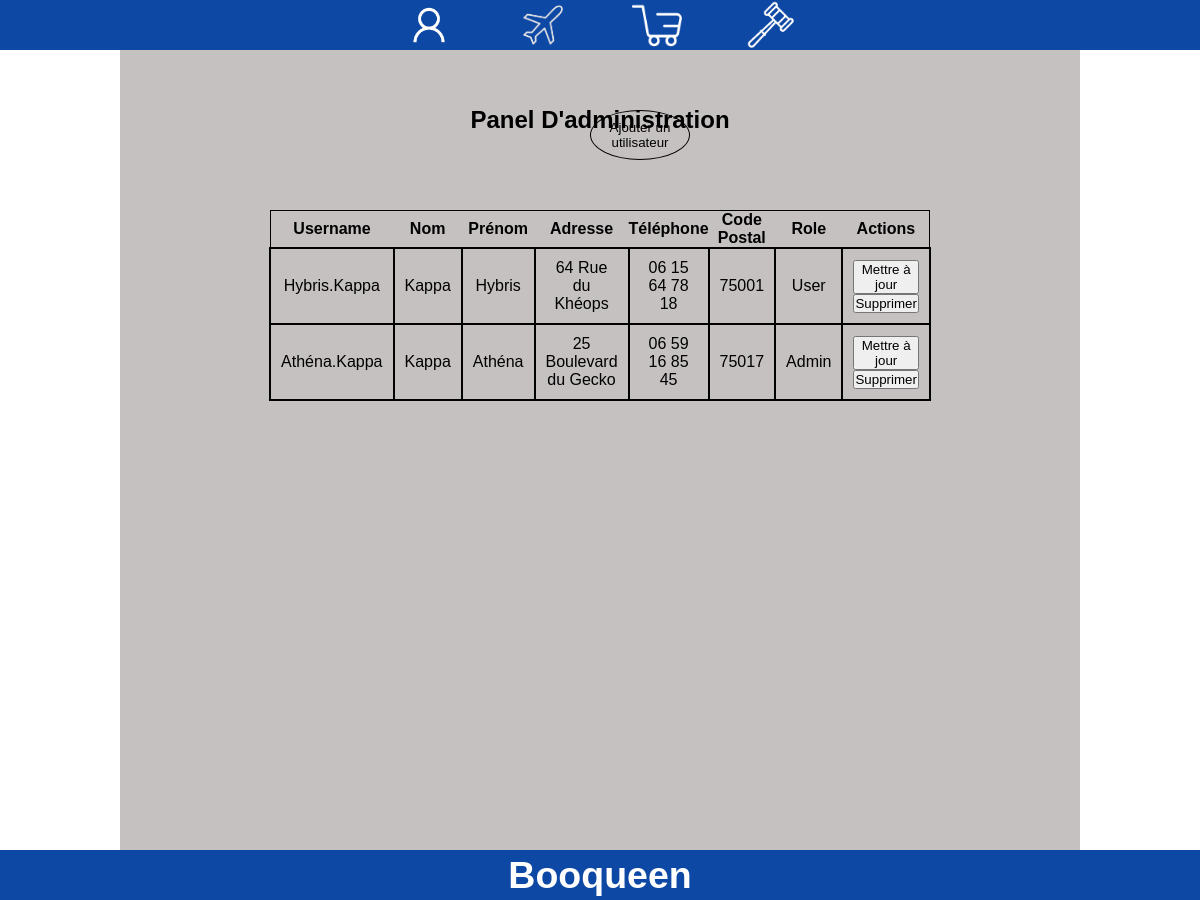
Screenshot of /controleur/panel.php (signed in) with the database file from the repository.
### tables this page shows
CREATE TABLE IF NOT EXISTS users (
    id INT AUTO_INCREMENT PRIMARY KEY,
    username VARCHAR(255) NOT NULL UNIQUE,
    password VARCHAR(255) NOT NULL,
    firstName VARCHAR(255) NOT NULL,
    lastName VARCHAR(255) NOT NULL,
    address VARCHAR(255) NOT NULL,
    phoneNumber VARCHAR(20) NOT NULL,
    postalCode VARCHAR(10) NOT NULL,
    role VARCHAR(255)
);

### controleur/panel.php (called while the page is built, shortened)
<?php
include_once dirname(__DIR__)."/modele/bd.panel.inc.php";
$lesUsers = recupererTousLesUtilisateurs();
include_once dirname(__DIR__)."/vue/vueNavbar.php";
include_once dirname(__DIR__)."/vue/vuePanel.php";
include_once dirname(__DIR__)."/vue/vueFooter.php";
?>

### modele/bd.panel.inc.php (called while the page is built, shortened)
<?php
function recupererTousLesUtilisateurs() {
    $conn = connexionPDO();
    $req = $conn->prepare("SELECT * FROM users");
    return $req->execute() ? $req->fetchAll(PDO::FETCH_ASSOC) : FALSE;
}
?>

### vue/vuePanel.php (the view, shortened to what this page needs)
<!DOCTYPE HTML5>
<html lang="fr">
<head>
    <link rel="stylesheet" href="../css/panel.css"/>
</head>
<body>
    <section class="Main_Panel">
        <div class="header-container">
            <div class="position-button">
                <button class="round-button" id="buttonAjouterUtilisateur">Ajouter un utilisateur</button>
            </div>
            <h1>Panel D'administration</h1>
        </div>
        <div class="table-container">
            <table>
                <tr>
                    <th>Username</th>
                    <th>Nom</th>
                    <th>Prénom</th>
                    <th>Adresse</th>
                    <th>Téléphone</th>
                    <th>Code Postal</th>
                    <th>Role</th>
                    <th>Actions</th>
                </tr>
                <?php foreach ($lesUsers as $user) { ?>
                <tr>
                    <td><?php echo htmlspecialchars($user['username']); ?></td>
                    <td><?php echo htmlspecialchars($user['lastName']); ?></td>
                    <td><?php echo htmlspecialchars($user['firstName']); ?></td>
                    <td><?php echo htmlspecialchars($user['address']); ?></td>
                    <td><?php echo htmlspecialchars($user['phoneNumber']); ?></td>
                    <td><?php echo htmlspecialchars($user['postalCode']); ?></td>
                    <td><?php echo htmlspecialchars($user['role']); ?></td>
                    <td>
                        <button class="buttonModifierUtilisateur" id="buttonModifierUtilisateur" data-userid="<?php echo htmlspecialchars($user['id']); ?>">Mettre à jour</button>
                        <form action="panel.php" method="post">
                            <button type="submit">Supprimer</button>
                        </form>
                    </td>
                </tr>
                <?php } ?>
            </table>
        </div>
    </section>
</body>
</html>

### vue/vueNavbar.php (shortened to what this page needs)
  <!DOCTYPE HTML5>
<html lang="fr">
  <head>
    <link rel="stylesheet" href="../css/navbar.css"/>
  </head>
  <body>
    <nav class="navbar">
      <a href="../controleur/monCompte.php"><img src="../images/Internal/account-icon.png" class="image"/></a>
      <a href="/"><img src="../images/Internal/plane-icon.png" class="image"/></a>
      <a href="../controleur/panier.php"><img src="../images/Internal/cart-icon.png" class="image"/></a>
      <?php if (isset($_SESSION['role']) && $_SESSION['role'] == 'Admin') { ?>
        <a href="/controleur/panel.php"><img src="../images/Internal/hammer-icon.png" class="image"/></a>
      <?php } ?>
    </nav>
  </body>
</html>

### vue/vueFooter.php (shortened to what this page needs)
<!DOCTYPE HTML5>
<html lang="fr">
  <head>
    <link rel="stylesheet" href="../css/footer.css"/>
  </head>
  <body>
    <nav class="navbar">
        <h1 class='titleFooter'>Booqueen</h1>
    </nav>
  </body>
</html>

### css/navbar.css (style rules this page uses)
* { margin: 0; padding: 0; }
nav { padding-top: 10px; position: relative; }
nav a { margin: 0 2rem; }
.navbar { background-color: #0d48a5; height: 50px; width: 100%; display: flex; justify-content: center; align-items: center; text-decoration: none; font-size: 25px; }
.image { margin-bottom: 5px; width: 50px; height: 50px; filter: invert(100%); margin-bottom: 10px; }

### css/panel.css (style rules this page uses)
* { margin: 0; box-sizing: border-box; font-family: "Poppins", sans-serif; }
.Main_Panel { position: relative; height: 100%; width: 80%; background-color: #938b8b88; left: 10%; }
h1 { top: 7%; position: absolute; width: 100%; text-align: center; }
table { border-collapse: collapse; }
td { border: 2px solid black; padding: 10px; margin-bottom: 400px; }
.table-container { display: flex; justify-content: center; }
table { margin-top: 50px; text-align: center; border: 1px solid black; border-radius: 10px; width: 30%; height: auto; }
.header-container { display: flex; align-items: center; justify-content: flex-start; }
.round-button { width: 100px; height: 50px; border-radius: 50%; background-color: #ffffff00; color: #000000; border: 1px solid black; margin-right: 10px; cursor: pointer; }
.position-button { margin-top: 60px; margin-left: 470px; }

### css/footer.css (style rules this page uses)
* { margin: 0; padding: 0; }
.titleFooter { text-align: center; color: white; }

### rows the page displays
users: username "Hybris.Kappa", lastName "Kappa", firstName "Hybris", address "64 Rue du Khéops", phoneNumber "06 15 64 78 18", postalCode "75001", role "User"
users: username "Athéna.Kappa", lastName "Kappa", firstName "Athéna", address "25 Boulevard du Gecko", phoneNumber "06 59 16 85 45", postalCode "75017", role "Admin"
